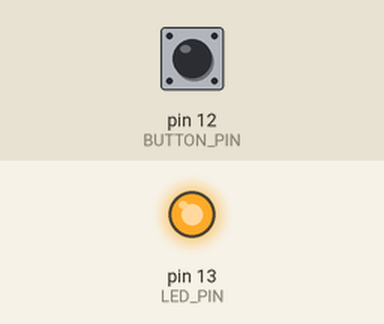
Recording of a program running on a simulated Arduino Uno, built with avr-gcc and run on an emulated ATmega328P. On the bench: output pins drawn as LEDs (lit = HIGH). The test bench sets the inputs (shaded band); at power-on: pin 12 (BUTTON_PIN) HIGH.

Above: at 1.2 s.
1.3 s: pin 12 (BUTTON_PIN) pulled LOW for 0.15 s
At 2.6 s:
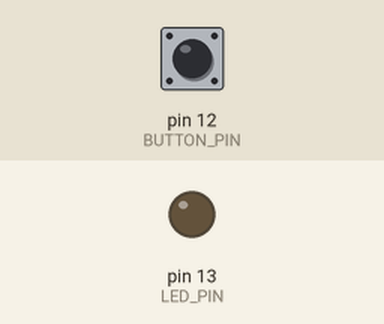
2.9 s: pin 12 (BUTTON_PIN) pulled LOW for 1 s
At 5.1 s:
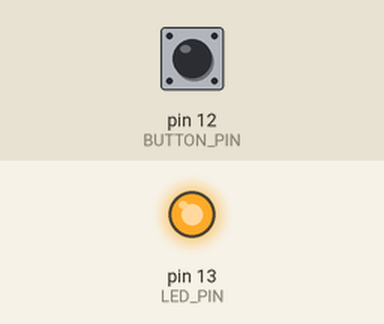
5.4 s: pin 12 (BUTTON_PIN) pulled LOW for 3.2 s
At 9.9 s:
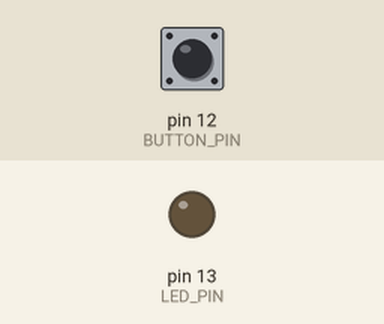
Timing chart, 0 to 11.4 s (numbered marks = the images above; inputs shaded):
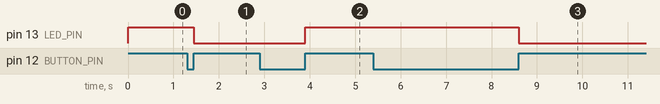

The program:

main.cpp
```cpp
// Load in our dependencies
#include "Arduino.h"

// Something is fucky, on occasion a 1 second press/hold will turn off button but the turn it back on when press-off

// Define our constants
int BUTTON_PIN = 12;
int LED_PIN = 13;

// Define a runtime variable
bool buttonVal = LOW;
bool buttonIsPressed = false;

// Define our logic
void setup()
{
  // Configure our LEDs
  pinMode(BUTTON_PIN, INPUT);
  pinMode(LED_PIN, OUTPUT);
}

void loop()
{
  // If our button is not being pressed, exit early
  if (digitalRead(BUTTON_PIN) == LOW) {
    buttonIsPressed = false;
    return;
  }

  // Otherwise (button is pressed)
  // If the button was already being pressed, do nothing
  if (buttonIsPressed) {
    return;
  }

  // Otherwise, switch our flag and flip our button
  buttonIsPressed = true;
  buttonVal = buttonVal == HIGH ? LOW : HIGH;
  digitalWrite(LED_PIN, buttonVal);
}
```

Measured:
- after the input at 1.3 s, pin 13 (LED_PIN): HIGH → LOW after 0.15 s
- after the input at 2.9 s, pin 13 (LED_PIN): LOW → HIGH after 1.0 s
- after the input at 5.4 s, pin 13 (LED_PIN): HIGH → LOW after 3.2 s
